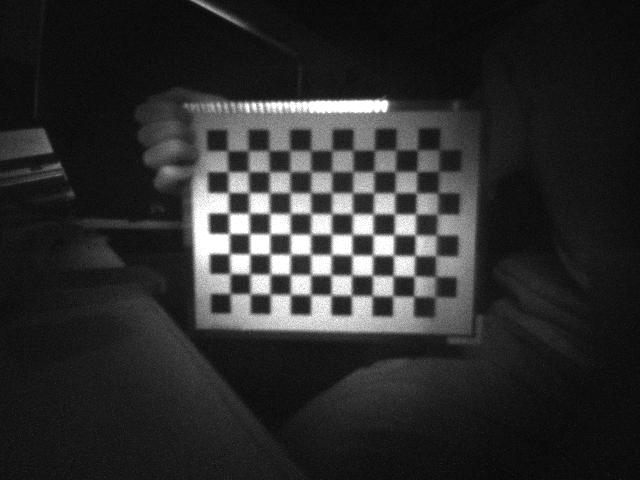
#> input picture data/ImgDatas_Cam1_intrinsic/2024_09_23_02_14_01_100_2_.png, 640 x 480 px; its folder holds only this picture in this run
$ jupyter execute --allow-errors fisher_calibration.ipynb   (older library calls are emulated)
#> lines starting #> are read from the running program, lines starting #| are printed output that depends on the picture; long printed decimals are rounded
[cell 1]
import cv2 as cv
import cv2
import glob
import numpy as np
import matplotlib.pyplot as plt
import os

步骤1：相机内参标定

[cell 2]
def fisher_calibrate_camera(images_folder, save_path=''):
#> called with images_folder = './data/ImgDatas_Cam1_intrinsic/*'
    images_names = glob.glob(images_folder)

    try:
        os.makedirs(save_path)
    except:
        print("save_path 文件夹已创建")
    images = []
    for imname in images_names:
        im = cv.imread(imname, 1)
#> im is the input picture: shape (480, 640, 3); min 0, max 255, mean 45
        images.append(im)

    print("Number of images: ", len(images))
#| Number of images:  1
    #criteria used by checkerboard pattern detector.
    #Change this if the code can't find the checkerboard
    # criteria = (cv.TERM_CRITERIA_EPS + cv.TERM_CRITERIA_MAX_ITER, 30, 0.001)
    # subpix_criteria = (cv2.TERM_CRITERIA_EPS+cv2.TERM_CRITERIA_MAX_ITER, 30, 0.1)
    calibration_flags = cv2.fisheye.CALIB_RECOMPUTE_EXTRINSIC+cv2.fisheye.CALIB_CHECK_COND+cv2.fisheye.CALIB_FIX_SKEW

    rows = 11 #number of checkerboard rows.
    columns = 8 #number of checkerboard columns.
    world_scaling = 20 #change this to the real world square size. Or not.

    #coordinates of squares in the checkerboard world space
    objp = np.zeros((rows*columns,3), dtype=np.float32)
    objp[:,:2] = np.mgrid[0:rows,0:columns].T.reshape(-1,2)
    objp = world_scaling* objp

    #frame dimensions. Frames should be the same size.
    width = images[0].shape[1]
#> width = 640
    height = images[0].shape[0]
#> height = 480

    #Pixel coordinates of checkerboards
    imgpoints = [] # 2d points in image plane.

    #coordinates of the checkerboard in checkerboard world space.
    objpoints = [] # 3d point in real world space


    for idx, frame in enumerate(images):

        # if np.random.rand(1) > 0.2:
        #     continue
        #find the checkerboard
        ret, corners = cv.findChessboardCorners(frame, (rows, columns), flags=cv.CALIB_CB_ADAPTIVE_THRESH+cv.CALIB_CB_NORMALIZE_IMAGE)
                      #flags = cv.CALIB_CB_ADAPTIVE_THRESH+cv.CALIB_CB_NORMALIZE_IMAGE+cv.CALIB_CB_FAST_CHECK)


        if ret == True:
            # print(images_names[idx])
            #Convolution size used to improve corner detection. Don't make this too large.
            conv_size = (3, 3)
            gray = cv.cvtColor(frame, cv.COLOR_BGR2GRAY)
            # 角点坐标亚像素优化 criteria = (cv.TERM_CRITERIA_EPS + cv.TERM_CRITERIA_MAX_ITER, 30, 0.001) 表示满足任意条件就停止迭代 （30次迭代或者误差小于0.001）
            corners = cv.cornerSubPix(gray, corners, (3, 3), (-1, -1),
                                        (cv.TERM_CRITERIA_EPS + cv.TERM_CRITERIA_MAX_ITER, 30, 0.001))

            #opencv can attempt to improve the checkerboard coordinates
            # corners = cv.cornerSubPix(gray, corners, conv_size, (-1, -1), criteria)
            cv.drawChessboardCorners(frame, (rows,columns), corners, ret)
            if save_path != '':

                cv.imwrite(os.path.join(save_path, os.path.basename(images_names[idx])), frame)
                cv.imshow('img', frame)
                cv.waitKey(500)

            objpoints.append(objp)
            imgpoints.append(corners)
#> this loop made 1 pass
#> (ret, conv_size) on pass 1: (True, (3, 3))
#> pass 1, in fisher_calibrate_camera, `cv.imwrite(os.path.join(save_path, os.path.basename(images_names[idx])..`:
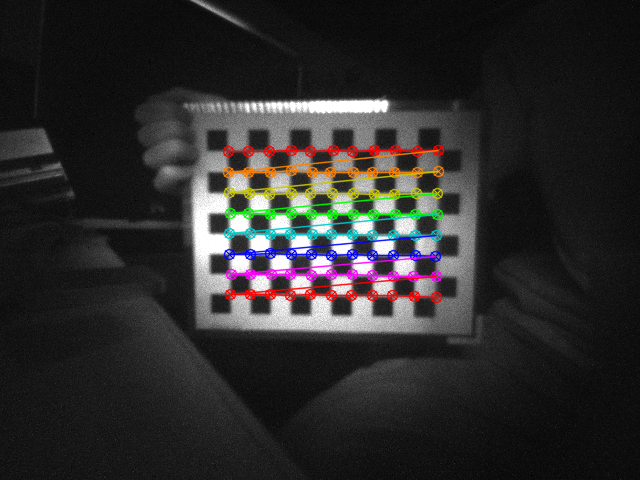
#> saved as 2024_09_23_02_14_01_100_2_.png: shape (480, 640, 3); mean B, G, R 44, 44.2, 45.6
#> after the loop, imgpoints = 1 item; objpoints = 1 item
    cv.destroyAllWindows()


    print("calibrate num:",len(imgpoints))
#| calibrate num: 1
    N_OK = len(objpoints)
#> N_OK = 1
    K = np.eye(3, 3)
    # 畸变系数 D
    D = np.zeros((4, 1))
    rvecs = [np.zeros((1, 1, 3), dtype=np.float64) for i in range(N_OK)]
#> rvecs = [[[0, 0, 0]]]
    tvecs = [np.zeros((1, 1, 3), dtype=np.float64) for i in range(N_OK)]
#> tvecs = [[[0, 0, 0]]]
    rms, K, D, rvecs, tvecs = cv2.fisheye.calibrate(
        np.expand_dims(np.asarray(objpoints), -2),
        imgpoints,
        gray.shape[::-1],
        K,
        D,
        rvecs,
        tvecs,
        calibration_flags,
        (cv2.TERM_CRITERIA_EPS+cv2.TERM_CRITERIA_MAX_ITER, 50, 1e-6)
    )
#> rms = 3.15; K = [[-15902.4, 0, -79.37], [0, -19352, -132.8], [0, 0, 1]]; D = [1475.2, -18099.3, 98715.9, -177121.1]; rvecs = ([-0.958, -1.01, -2.84],); tvecs = ([-376.9, -284.3, 27442.3],)
    print('rms:', rms)
#| rms: 3.151
    # [8 lines of commented-out code are left out]
    error = 0
    for i in range(len(objpoints)):
        imgPoints2, _ = cv2.fisheye.projectPoints(np.expand_dims(np.asarray(objpoints[i]), -2), rvecs[i], tvecs[i], K, D)
        error += cv2.norm(imgpoints[i], imgPoints2, cv2.NORM_L2) / len(imgPoints2)
#> this loop made 1 pass
#> error on pass 1: 0.336
#> after the loop, error = 0.336

    print("Total error: ", error / len(objpoints))
#| Total error:  0.3359
    # print('rmse:', mean_error)
    print('camera matrix:\n', K)
#| camera matrix:
#|  [[-1.59024361e+04 -0.00000000e+00 -7.93676816e+01]
#|  [ 0.00000000e+00 -1.93520282e+04 -1.32823025e+02]
#|  [ 0.00000000e+00  0.00000000e+00  1.00000000e+00]]
    print('distortion coeffs:', D)
#| distortion coeffs: [[   1475.231 ]
#|  [ -18099.253]
#|  [  98715.907]
#|  [-177121.078]]
    # print('Rs:\n', rvecs[0])
    # print('Ts:\n', tvecs[0])


    return K, D, rvecs, tvecs, objpoints, imgpoints

[cell 3]
mtx1, dist1, rvecs1, tvecs1,objpoints, imgpoints = fisher_calibrate_camera(images_folder = './data/ImgDatas_Cam1_intrinsic/*', save_path = 'out/IR_Calibrate_dataset_Filter/ImgDatas_Cam1_intrinsic')
#> mtx1 has the same summary as K in fisher_calibrate_camera; dist1 = [1475.2, -18099.3, 98715.9, -177121.1]; rvecs1 = ([-0.958, -1.01, -2.84],); tvecs1 = ([-376.9, -284.3, 27442.3],); objpoints = 1 item; imgpoints = 1 item
np.savez("./Matrix_calibration/Cam1_Fisher_Intrinsic.npz", mtx = mtx1, dist=dist1)
#> (the rest of this cell did not finish here and is left out)

np.savez("./Matrix_calibration/Cam2_Fisher_Intrinsic.npz", mtx = mtx2, dist=dist2)


$ run again, on data/ImgDatas_Cam1_intrinsic/2024_09_23_02_18_17_100_2_.png
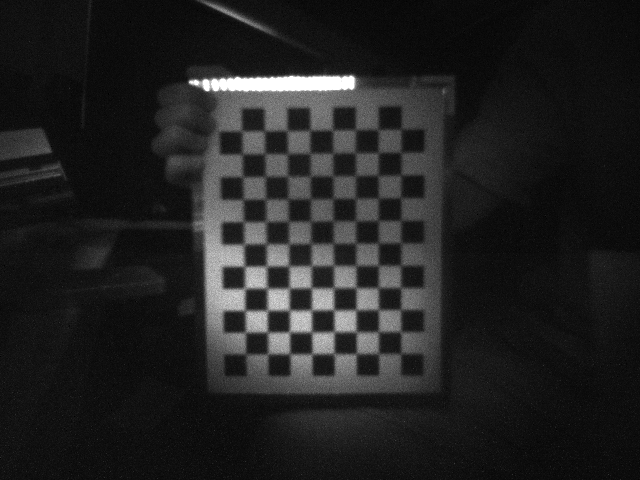
#> input picture data/ImgDatas_Cam1_intrinsic/2024_09_23_02_18_17_100_2_.png, 640 x 480 px
#> in fisher_calibrate_camera, im is the input picture: shape (480, 640, 3); min 0, max 255, mean 33.9
#| Number of images:  1
#> the loop in fisher_calibrate_camera, `for idx, frame in enumerate(images):` made 1 pass
#> (ret, conv_size) on pass 1: (True, (3, 3))
#> pass 1, in fisher_calibrate_camera, `cv.imwrite(os.path.join(save_path, os.path.basename(images_names[idx])..`:
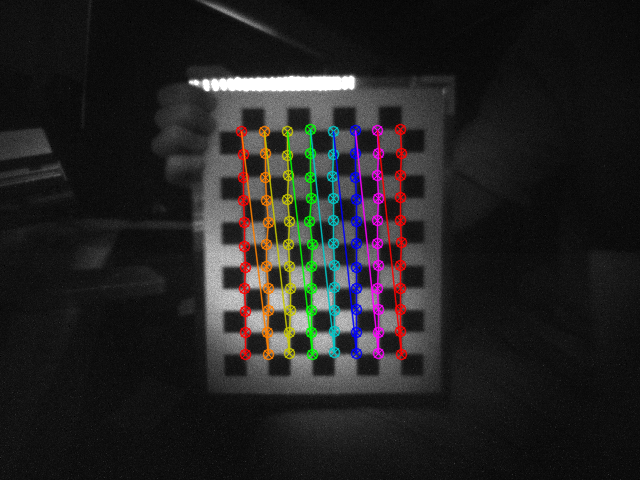
#> saved as 2024_09_23_02_18_17_100_2_.png: shape (480, 640, 3); mean B, G, R 34.4, 34.6, 36.1
#> after the loop in fisher_calibrate_camera, `for idx, frame in enumerate(images):`: imgpoints = 1 item
#| calibrate num: 1
#> N_OK = 1

$ run again, on data/ImgDatas_Cam1_intrinsic/2024_09_23_02_14_03_100_2_.png
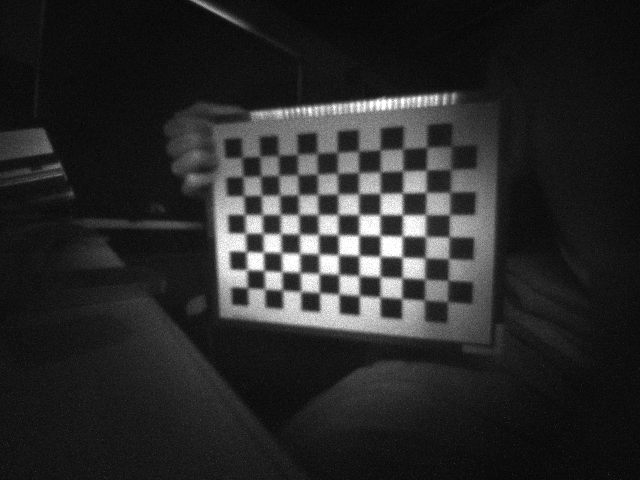
#> input picture data/ImgDatas_Cam1_intrinsic/2024_09_23_02_14_03_100_2_.png, 640 x 480 px
#> in fisher_calibrate_camera, im is the input picture: shape (480, 640, 3); min 0, max 255, mean 41.6
#| Number of images:  1
#> the loop in fisher_calibrate_camera, `for idx, frame in enumerate(images):` made 1 pass
#> (ret, conv_size) on pass 1: (True, (3, 3))
#> pass 1, in fisher_calibrate_camera, `cv.imwrite(os.path.join(save_path, os.path.basename(images_names[idx])..`:
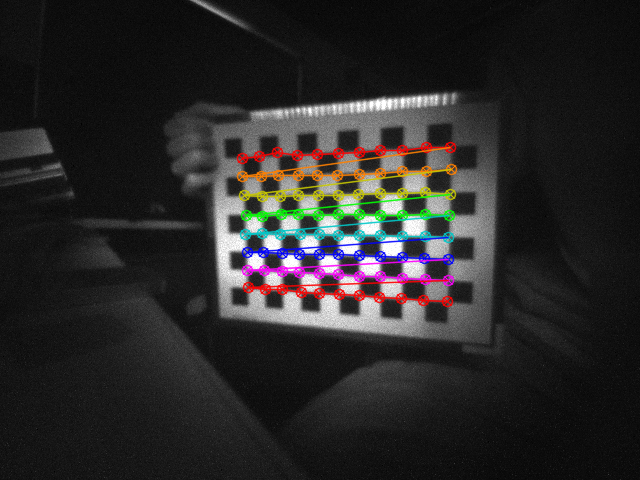
#> saved as 2024_09_23_02_14_03_100_2_.png: shape (480, 640, 3); mean B, G, R 40.8, 41.1, 42.5
#> after the loop in fisher_calibrate_camera, `for idx, frame in enumerate(images):`: imgpoints = 1 item
#| calibrate num: 1
#> N_OK = 1
#> in fisher_calibrate_camera, `rms, K, D, rvecs, tvecs = cv2.fisheye.calibrate( np.expand_dims(np.asa..`: rms = 9.09; K = [[-7479.3, 0, 672.7], [0, -7094, 221.9], [0, 0, 1]]; D = [542.4, -2331.1, 5637.7, -5659.8]; rvecs = ([-1.4, 0.0399, 2.82],); tvecs = ([373.5, 68.97, 10648.7],)
#| rms: 9.094
#> the loop in fisher_calibrate_camera, `for i in range(len(objpoints)):` made 1 pass
#> error on pass 1: 0.969
#> after the loop in fisher_calibrate_camera, `for i in range(len(objpoints)):`: error = 0.969
#| Total error:  0.9694
#| camera matrix:
#|  [[-7.47925046e+03 -0.00000000e+00  6.72713502e+02]
#|  [ 0.00000000e+00 -7.09395225e+03  2.21928372e+02]
#|  [ 0.00000000e+00  0.00000000e+00  1.00000000e+00]]
#| distortion coeffs: [[  542.401]
#|  [-2331.056]
#|  [ 5637.723]
#|  [-5659.780]]
#> `mtx1, dist1, rvecs1, tvecs1,objpoints, imgpoints = fisher_calibrate_ca..`: mtx1 has the same summary as K in fisher_calibrate_camera; dist1 = [542.4, -2331.1, 5637.7, -5659.8]; rvecs1 = ([-1.4, 0.0399, 2.82],); tvecs1 = ([373.5, 68.97, 10648.7],); objpoints = 1 item
